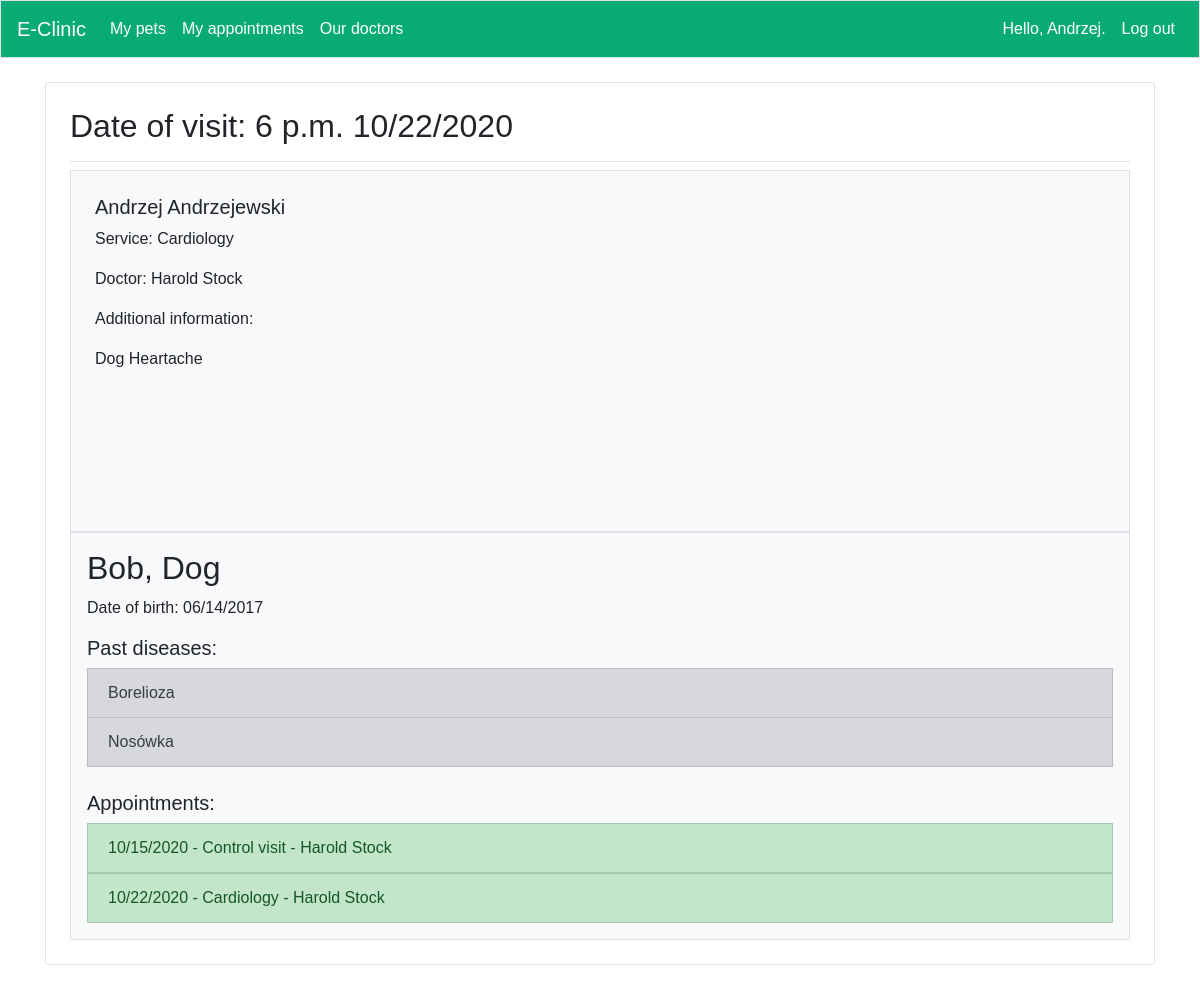
Screenshot of /appointment/4/ (signed in) with the database file from the repository.
### app/models.py (models this page shows, shortened)
class Appointment(models.Model):
    client = models.ForeignKey(User,verbose_name=_lazy('client'),null=True, default=None, on_delete=models.CASCADE)
    animal = models.ForeignKey(Animal,verbose_name=_lazy('animal'), on_delete=models.CASCADE,blank=True,null=True)
    slot = models.ForeignKey('user.Slot',verbose_name=_lazy('slot'), null=True, on_delete=models.SET_NULL)
    service = models.ForeignKey('user.Service',verbose_name=_lazy('service'), null=True, on_delete=models.SET_NULL)
    doctor = models.ForeignKey('user.Doctor',verbose_name=_lazy('doctor'), null=True, on_delete=models.SET_NULL)
    date = models.DateField(verbose_name=_lazy('date'),null=True)
    start_time = models.TimeField(verbose_name=_lazy('start time'),null=True)
    information = models.TextField(verbose_name=_lazy('information'),null=True,blank=True)
    class Meta:
        verbose_name_plural = 'Appointments'

class Animal(models.Model):
    name = models.CharField(verbose_name=_lazy('name'),max_length=20)
    specie = models.CharField(verbose_name=_lazy('specie'),max_length=20)
    birth_date = models.DateField(verbose_name=_lazy('birth date'),auto_now_add=False,null=True)
    register_date = models.DateField(verbose_name=_lazy('register date'),auto_now_add=True)
    owner = models.ForeignKey(User,verbose_name=_lazy('owner'), on_delete=models.CASCADE)
    class Meta:
        verbose_name_plural = 'Animals'
    def __str__(self):
        return f"{self.name}, {self.specie}"

class Disease(models.Model):
    animal = models.ForeignKey(Animal,verbose_name=_lazy('animal'), on_delete=models.CASCADE)
    name = models.CharField(verbose_name=_lazy('name'),max_length=60)
    recommendations = models.TextField(verbose_name=_lazy('recommendations'),)
    register_date = models.DateField(verbose_name=_lazy('register date'),null=True)
    status = models.BooleanField(null=True)
    cure_data = models.DateField(verbose_name=_lazy('cure date'),null=True,blank=True)
    doctor = models.CharField(verbose_name=_lazy('name'),max_length=40,null=True,blank=True)
    class Meta:
        verbose_name_plural = 'Diseases'
    def __str__(self):
        return f"{self.name}"

### user/models.py (models this page shows, shortened)
class Service(models.Model):
    name = models.CharField(verbose_name=_lazy('service'),max_length=200, null=True)
    duration = models.DurationField(verbose_name=_lazy('duration'),null=True)
    admin_only = models.BooleanField(null=True,verbose_name=_lazy('staff only'))
    class Meta:
        verbose_name_plural = 'Services'
    def __str__(self):
        return f"{self.name}"

class Doctor(models.Model):
    profile = models.OneToOneField(Profile,verbose_name=_lazy('profile'),default=None, on_delete=models.CASCADE)
    speciality = models.CharField(verbose_name=_lazy('speciality'),max_length=50)
    image = models.ImageField(upload_to='static/profile_images', blank=True)
    services = models.ManyToManyField(Service,verbose_name=_lazy('services'))
    class Meta:
        verbose_name_plural = 'Doctors'
    def __str__(self):
        return f"{self.profile.user.first_name} {self.profile.user.last_name}"

class Profile(models.Model):
    user = models.OneToOneField(User,default=None, null=True, on_delete=models.CASCADE)
    phone_number = models.CharField(verbose_name=_lazy('phone_number'),
                                    max_length=15,
                                    blank=True,
                                    null=True,)
    city = models.CharField(verbose_name=_lazy('city'),
                            max_length=100,
                            blank=True,
                            null=True,)
    birth_date = models.DateField(null=True, blank=True)

### app/views.py (the view)
# urls.py: path('appointment/<int:appointment_id>/', views.appointment, name='appointment'),
@login_required
def appointment(request,appointment_id):
    appointment = Appointment.objects.get(id=appointment_id)
    reschedule = True
    if appointment.slot:
        reschedule = False
    client = appointment.client
    delete = False
    if appointment.date > date.today() and request.user == client or request.user.groups.filter(name__in=['Admin']).exists():
        delete = True
    if request.user != client and not request.user.is_staff:
        raise PermissionDenied
    if appointment.animal:
        animal = appointment.animal
        appointments = Appointment.objects.filter(animal=animal).exclude(id=appointment_id)
        diseases = animal.disease_set.all()
        actual_diseases = []
        past_diseases = []
        for disease in diseases:
            if disease.status == False:
                past_diseases.append(disease)
            else:
                actual_diseases.append(disease)
        context = {'animal':animal,'actual_diseases': actual_diseases,
                    'client':client,'past_diseases':past_diseases,'appointments':appointments,
                    'appointment':appointment,'delete':delete,'reschedule':reschedule}
    else:
        context = {'client':client,'appointment':appointment,'delete':delete,'reschedule':reschedule}
    return render(request, 'app/appointment.html', context)

### app/templatetags/user_tags.py (called while the page is built)
@register.filter(name='has_group')
def has_group(user, group_name):
    group = Group.objects.filter(name=group_name)
    if group:
        group = group.first()
        return group in user.groups.all()
    else:
        return False

### app/templates/app/appointment.html (shortened to what this page needs)
{% extends 'app/base.html' %}
{% load i18n %}
{% load user_tags %}
{% load static %}
{% block page_header %}
    <h2>{% trans "Date of visit"%}: {{appointment.start_time}} {{appointment.date|date:"SHORT_DATE_FORMAT"}} </h2>
{% endblock page_header %}
{% block content %}
    <div class="container p-4  bg-light text-black border ">
        <div class="row">
            <div class="col">
                {% if request.user|has_group:"Admin" %}
                    {% if client%}
                        <h5><a href="{% url 'app:client' client.id%}" class='text-dark'>{{client.first_name}} {{client.last_name}}</a></h5>
                    {% endif %}
                {%else%}
                    <h5>{{appointment.client.first_name}} {{appointment.client.last_name}}</h5>
                {% endif %}
                <p>{% trans "Service"%}: {{appointment.service}}</p>
                <p>{% trans "Doctor"%}: {{appointment.doctor}}</p>
                <p>{% trans "Additional information"%}: {{appointment.information|linebreaks}}</p>
            </div>
        </div>
        <br>
        <br>
        <br>
        <br>
        <br>
    </div>
    {% if appointment.animal%}
    <div class="container p-3  bg-light text-black border ">
        <h2>{{appointment.animal}}</h2>
        <p>{% trans "Date of birth:"%} {{appointment.animal.birth_date|date:"SHORT_DATE_FORMAT"}}</p>
        {% if past_diseases %}
            <h5>{% trans "Past diseases"%}:</h5>
            {% for disease in past_diseases%}
                <a class="list-group-item list-group-item-action list-group-item-secondary" href="{% url 'app:check_disease' disease.id%}">{{disease}}</a>
            {%endfor%}
            <br>
        {% endif%}
        {% if appointments%}
            <h5>{% trans "Appointments"%}:</h5>
        {% endif%}
        {% for appointment in appointments %}
            <a class="list-group-item list-group-item-action list-group-item-success"
            href="javascript:showhide('{{appointment.id}}')">{{appointment.date|date:"SHORT_DATE_FORMAT"}} - {{appointment.service}} - {{appointment.doctor}}</a>
        {% endfor %}
    </div>
    {% endif %}
{% endblock content%}

### app/templates/app/base.html (shortened to what this page needs)
<!doctype html>
<html lang="en">
  <head>
    {% load bootstrap4 %}
    {% load i18n %}
    {% load user_tags %}
    {% load static %}
    {% bootstrap_css%}
    <link rel="stylesheet" type="text/css" href="{% static 'css/base.css' %}">
  </head>
  <body>
    <nav class="navbar navbar-custom navbar-expand-md navbar-light  mb-4 border">
      <a class="navbar-brand" href="{% url 'app:index'%}">
          E-Clinic</a>
      <div class="collapse navbar-collapse" id="navbarCollapse">
        <ul class="navbar-nav mr-auto" id="links">
          {% if request.user.is_active and request.user.is_staff %}
            {% if request.user|has_group:"Doctors" %}
            <li class="nav-item" ><a class="nav-link"  href="{% url 'app:my_schedule' 0%}">{% trans "My schedule" %}</a></li>
            {% endif %}
            {% if request.user|has_group:"Admin" %}
            <li class="nav-item"><a class="nav-link" href="{% url 'app:browse_clients' %}">{% trans "Browse Clients" %}</a></li>
            {% endif %}
          {% else %}
          {% if user.is_authenticated%}
          <li class="nav-item"><a class="nav-link" href="{% url 'app:animals'%}">{% trans "My pets" %}</a></li>
          <li class="nav-item"><a class="nav-link" href="{% url 'app:my_appointments'%}">{% trans "My appointments" %}</a></li>
          {% endif %}
          {%endif%}
          <li class="nav-item"><a class="nav-link" href="{% url 'app:doctors'%}">{% trans "Our doctors" %}</a></li>
        </ul>
        <ul class="navbar-nav ml-auto" id="links">
          {% if user.is_authenticated %}
            <li class="nav-item">
              <a class="nav-link" href="{% url 'user:profile' %}">{% trans "Hello,"%} {{ user.first_name }}.</a>
            </li>
            <li class="nav-item">
              <a class="nav-link" href="{% url 'user:logout' %}">{% trans "Log out" %}</a>
            </li>
          {% else %}
            <li class="nav-item">
              <a class="nav-link" href="{% url 'user:register' %}">{% trans "Register" %}</a>
            </li>
            <li class="nav-item">
              <a class="nav-link" href="{% url 'user:login' %}">{% trans "Log in" %}</a></li>
          {% endif %}
        </ul>
      </div>
    </nav>
    <main class="container">
      <div class="container p-4 my-4  text-black border rounded position-relative">
      <div class="pb-2 mb-2 border-bottom">
        {% block page_header %}{% endblock page_header %}
      </div>
      <div>
        {% block content %}{% endblock content %}
      </div>
    </div>
    </main>
  </body>
</html>

### static/css/base.css (style rules this page uses)
p { font-family: 'arial'; }
h2 { font-family: 'arial'; }
h5 { font-family: 'arial'; }
a { font-family :'arial'; }
.navbar-custom { background-color: #08aa75; }
.navbar-custom .navbar-brand, .navbar-custom .navbar-text { font-family :'arial'; color:white; }
#links a { font-family: 'arial'; color:white; }

### rows the page displays
Appointment: start_time "6 p.m.", date "10/22/2020", client.first_name "Andrzej", client.last_name "Andrzejewski", service "Cardiology", doctor "Harold Stock", information "Dog Heartache", animal "Bob, Dog", animal.birth_date "06/14/2017"
Disease: name "Borelioza"
Disease: name "Nosówka"
Appointment: date "10/15/2020", service "Control visit", doctor "Harold Stock"
Appointment: date "10/22/2020", service "Cardiology", doctor "Harold Stock"

### other values shown
{{ user.first_name }} "Andrzej"
